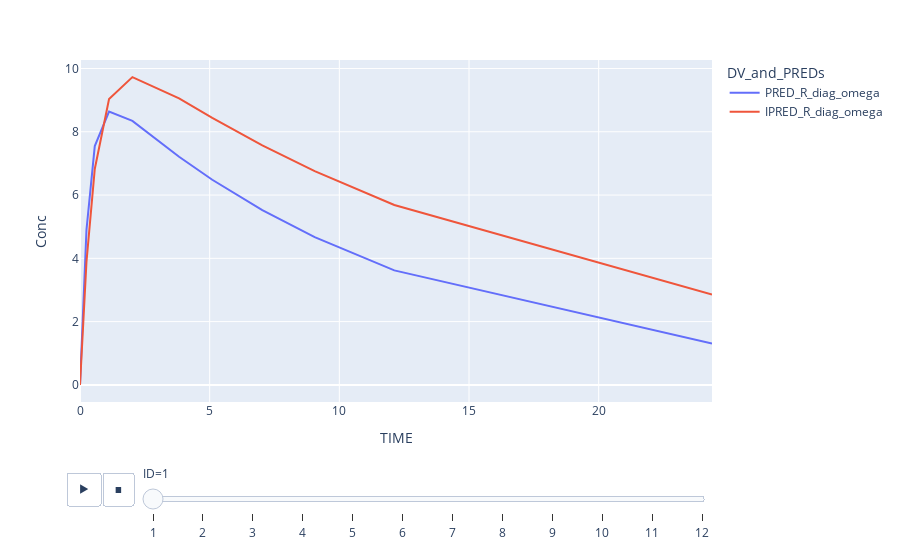

The notebook cell this image was saved under:
### Code cell
px.line(data_frame=pred_df, x = 'TIME', y = 'Conc', color = 'DV_and_PREDs', animation_frame='ID')

### Figure 1 — Plotly figure (JSON) as saved in the notebook; plotly's stock layout.template omitted (floating-point values rounded to 4 significant figures)
{"data": [{"hovertemplate": "DV_and_PREDs=PRED_R_diag_omega<br>ID=1<br>TIME=%{x}<br>Conc=%{y}<extra></extra>", "legendgroup": "PRED_R_diag_omega", "line": {"color": "#636efa", "dash": "solid"}, "marker": {"symbol": "circle"}, "mode": "lines", "name": "PRED_R_diag_omega", "orientation": "v", "showlegend": true, "type": "scatter", "x": [0.0, 0.25, 0.57, 1.12, 2.02, 3.82, 5.1, 7.03, 9.05, 12.12, 24.37], "xaxis": "x", "y": [0.0, 4.902, 7.547, 8.636, 8.343, 7.209, 6.483, 5.523, 4.67, 3.619, 1.309], "yaxis": "y"}, {"hovertemplate": "DV_and_PREDs=IPRED_R_diag_omega<br>ID=1<br>TIME=%{x}<br>Conc=%{y}<extra></extra>", "legendgroup": "IPRED_R_diag_omega", "line": {"color": "#EF553B", "dash": "solid"}, "marker": {"symbol": "circle"}, "mode": "lines", "name": "IPRED_R_diag_omega", "orientation": "v", "showlegend": true, "type": "scatter", "x": [0.0, 0.25, 0.57, 1.12, 2.02, 3.82, 5.1, 7.03, 9.05, 12.12, 24.37], "xaxis": "x", "y": [0.0, 3.89, 6.823, 9.032, 9.728, 9.055, 8.437, 7.571, 6.759, 5.688, 2.858], "yaxis": "y"}], "layout": {"legend": {"title": {"text": "DV_and_PREDs"}, "tracegroupgap": 0}, "margin": {"t": 60}, "sliders": [{"active": 0, "currentvalue": {"prefix": "ID="}, "len": 0.9, "pad": {"b": 10, "t": 60}, "steps": [{"args": [["1"], {"frame": {"duration": 0, "redraw": false}, "fromcurrent": true, "mode": "immediate", "transition": {"duration": 0, "easing": "linear"}}], "label": "1", "method": "animate"}, {"args": [["2"], {"frame": {"duration": 0, "redraw": false}, "fromcurrent": true, "mode": "immediate", "transition": {"duration": 0, "easing": "linear"}}], "label": "2", "method": "animate"}, {"args": [["3"], {"frame": {"duration": 0, "redraw": false}, "fromcurrent": true, "mode": "immediate", "transition": {"duration": 0, "easing": "linear"}}], "label": "3", "method": "animate"}, {"args": [["4"], {"frame": {"duration": 0, "redraw": false}, "fromcurrent": true, "mode": "immediate", "transition": {"duration": 0, "easing": "linear"}}], "label": "4", "method": "animate"}, {"args": [["5"], {"frame": {"duration": 0, "redraw": false}, "fromcurrent": true, "mode": "immediate", "transition": {"duration": 0, "easing": "linear"}}], "label": "5", "method": "animate"}, {"args": [["6"], {"frame": {"duration": 0, "redraw": false}, "fromcurrent": true, "mode": "immediate", "transition": {"duration": 0, "easing": "linear"}}], "label": "6", "method": "animate"}, {"args": [["7"], {"frame": {"duration": 0, "redraw": false}, "fromcurrent": true, "mode": "immediate", "transition": {"duration": 0, "easing": "linear"}}], "label": "7", "method": "animate"}, {"args": [["8"], {"frame": {"duration": 0, "redraw": false}, "fromcurrent": true, "mode": "immediate", "transition": {"duration": 0, "easing": "linear"}}], "label": "8", "method": "animate"}, {"args": [["9"], {"frame": {"duration": 0, "redraw": false}, "fromcurrent": true, "mode": "immediate", "transition": {"duration": 0, "easing": "linear"}}], "label": "9", "method": "animate"}, {"args": [["10"], {"frame": {"duration": 0, "redraw": false}, "fromcurrent": true, "mode": "immediate", "transition": {"duration": 0, "easing": "linear"}}], "label": "10", "method": "animate"}, {"args": [["11"], {"frame": {"duration": 0, "redraw": false}, "fromcurrent": true, "mode": "immediate", "transition": {"duration": 0, "easing": "linear"}}], "label": "11", "method": "animate"}, {"args": [["12"], {"frame": {"duration": 0, "redraw": false}, "fromcurrent": true, "mode": "immediate", "transition": {"duration": 0, "easing": "linear"}}], "label": "12", "method": "animate"}], "x": 0.1, "xanchor": "left", "y": 0, "yanchor": "top"}], "updatemenus": [{"buttons": [{"args": [null, {"frame": {"duration": 500, "redraw": false}, "fromcurrent": true, "mode": "immediate", "transition": {"duration": 500, "easing": "linear"}}], "label": "&#9654;", "method": "animate"}, {"args": [[null], {"frame": {"duration": 0, "redraw": false}, "fromcurrent": true, "mode": "immediate", "transition": {"duration": 0, "easing": "linear"}}], "label": "&#9724;", "method": "animate"}], "direction": "left", "pad": {"r": 10, "t": 70}, "showactive": false, "type": "buttons", "x": 0.1, "xanchor": "right", "y": 0, "yanchor": "top"}], "xaxis": {"anchor": "y", "domain": [0, 1], "title": {"text": "TIME"}}, "yaxis": {"anchor": "x", "domain": [0, 1], "title": {"text": "Conc"}}}}
